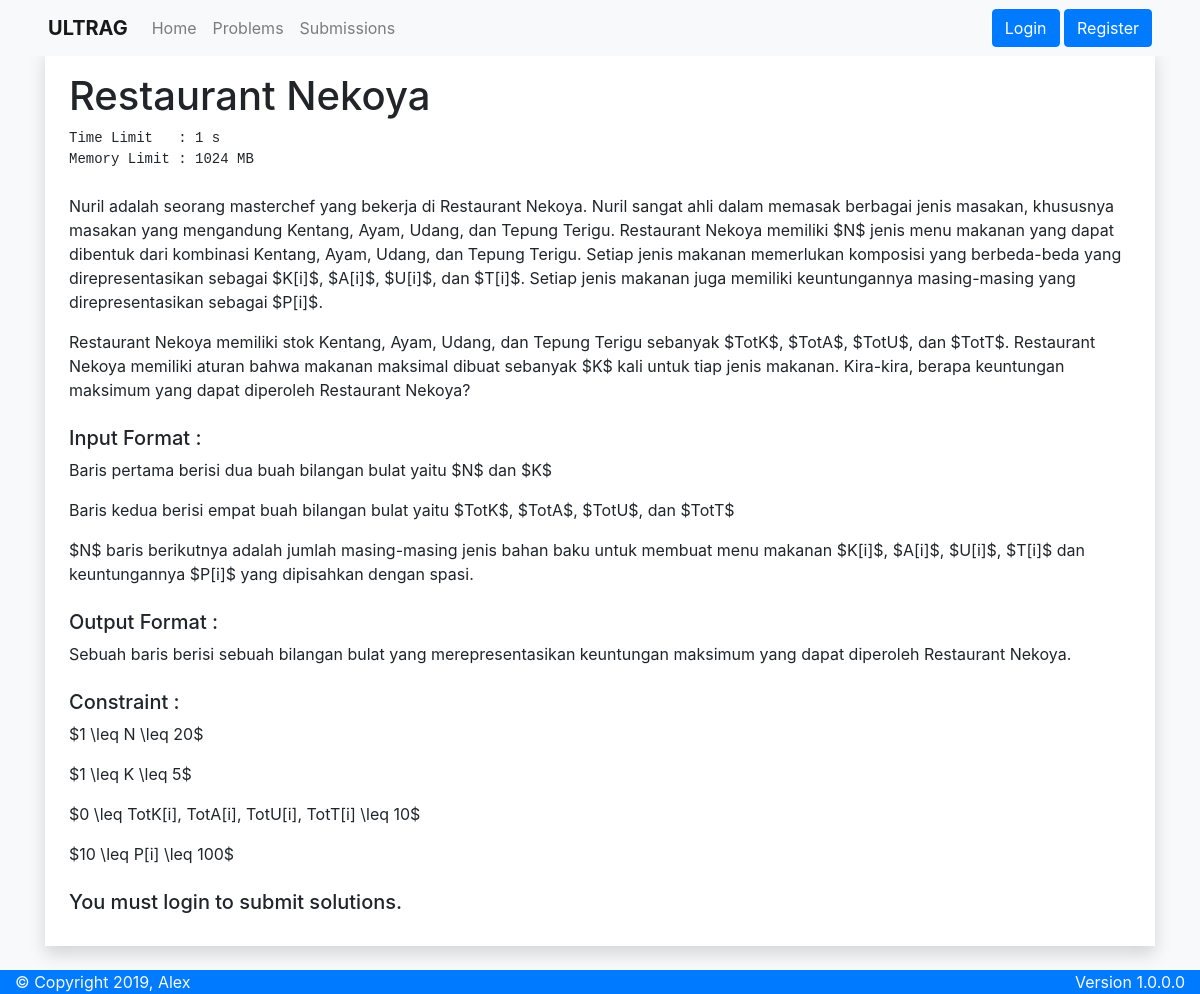
The page /problem/1 on the database its author committed.
### apps/models.py (models this page shows, shortened)
class Problem(models.Model):
    name = models.CharField(max_length=50)
    description = MartorField()
    input = MartorField()
    output = MartorField()
    constraint = MartorField()
    time = models.PositiveSmallIntegerField()
    memory = models.PositiveSmallIntegerField()
    date = models.DateTimeField(default=now, editable=False)

### apps/views.py (the view)
# urls.py: path('problem/<int:id>', views.problem, name='problem'),
def problem(request, id):
    if request.method == 'POST' and request.user.is_authenticated:
        if request.FILES['submission'].size <= 256 * 1024:
            extension = str(request.FILES['submission']).lower().rsplit('.', 1)[-1]
            LANGUAGE = {
                'go': 'Golang',
                'cpp': 'C++',
                'c': 'C'
            }
            if extension in LANGUAGE:
                name = str(uuid.uuid4())
                with open('{}/{}.{}'.format(SUBMISSION, name, extension), 'wb+') as file:
                    for chunk in request.FILES['submission']:
                        file.write(chunk)
                submission = models.Submission.objects.create(user=request.user, name=name, problem=models.Problem.objects.get(id=id), language=LANGUAGE[extension], host=0)
                submission.save()
                return redirect('apps:submission', submission.id)
            return redirect('') #Extension not allowed
        return redirect('') #File Size Limit Exceeded
    else:
        problem = models.Problem.objects.get(id=id)
        samples = models.SampleCase.objects.filter(case__problem=problem) #join
        for sample in samples:
            case = sample.case
            with open('{}/{}.txt'.format(TC_IN, case.name), 'r') as input, open('{}/{}.txt'.format(TC_OUT, case.name), 'r') as output:
                sample.input = input.read()
                sample.output = output.read()
        context = {
            'Title': 'ULTRAG - {}'.format(problem.name),
            'Problem': problem,
            'Samples': samples
        }
    return render(request, 'apps/problem.html', context)

### apps/templates/apps/problem.html (shortened to what this page needs)
{% extends 'apps/base.html' %}
{% load martortags %}
{% block content %}
<div class="problem-header mb-4">
	<h1>{{ Problem.name }}</h1>
	<pre class="text-left">Time Limit   : {{ Problem.time }} s<br/>Memory Limit : {{ Problem.memory }} MB</pre>
</div>
<div class="problem-description mb-4">
	{{ Problem.description|safe_markdown }}
</div>
<div class="problem-input mb-4">
	<h5>Input Format :</h5>
	{{ Problem.input|safe_markdown }}
</div>
<div class="problem-output mb-4">
	<h5>Output Format :</h5>
	{{ Problem.output|safe_markdown }}
</div>
<div class="problem-constraint mb-4">
	<h5>Constraint :</h5>
	{{ Problem.constraint|safe_markdown }}
</div>
{% if user.is_authenticated %}
<form action="#" method="POST" enctype="multipart/form-data">
	{% csrf_token %}
	<div class="custom-file mb-2">
		<input type="file" accept=".go, .cpp, .c" class="custom-file-input" name="submission">
		<label class="custom-file-label" for="submission">Choose file</label>
	</div>
	<br/>
	<button type="submit" class="btn btn-primary btn-block" name="submit">Submit</button>
</form>
{% else %}
<h5>You must login to submit solutions.</h5>
{% endif %}
{% endblock content %}

### rows shown on the page
Problem: name "Restaurant Nekoya", time "1", memory "1024", description "Nuril adalah seorang masterchef yang bekerja di Restaurant Nekoya. Nuril sangat ahli dalam memasak berbagai jenis masakan, khususnya masakan yang mengandung Kentang, Ayam, Udang, dan Tepung Terigu. Restaurant Nekoya memiliki $N$ jenis menu makanan yang dapat dibentuk dari kombinasi Kentang, Ayam, Udang, dan Tepung Terigu. Setiap jenis makanan memerlukan komposisi yang berbeda-beda yang direpresentasikan sebagai $K[i]$, $A[i]$, $U[i]$, dan $T[i]$. Setiap jenis makanan juga memiliki keuntungannya masing-masing yang direpresentasikan sebagai $P[i]$. Restaurant Nekoya memiliki stok Kentang, Ayam, Udang, dan Tepung Terigu sebanyak $TotK$, $TotA$, $TotU$, dan $TotT$. Restaurant Nekoya memiliki…", input "Baris pertama berisi dua buah bilangan bulat yaitu $N$ dan $K$ Baris kedua berisi empat buah bilangan bulat yaitu $TotK$, $TotA$, $TotU$, dan $TotT$ $N$ baris berikutnya adalah jumlah masing-masing jenis bahan baku untuk membuat menu makanan $K[i]$, $A[i]$, $U[i]$, $T[i]$ dan keuntungannya $P[i]$ yang dipisahkan dengan spasi.", output "Sebuah baris berisi sebuah bilangan bulat yang merepresentasikan keuntungan maksimum yang dapat diperoleh Restaurant Nekoya.", constraint "$1 \\leq N \\leq 20$ $1 \\leq K \\leq 5$ $0 \\leq TotK[i], TotA[i], TotU[i], TotT[i] \\leq 10$ $10 \\leq P[i] \\leq 100$"
